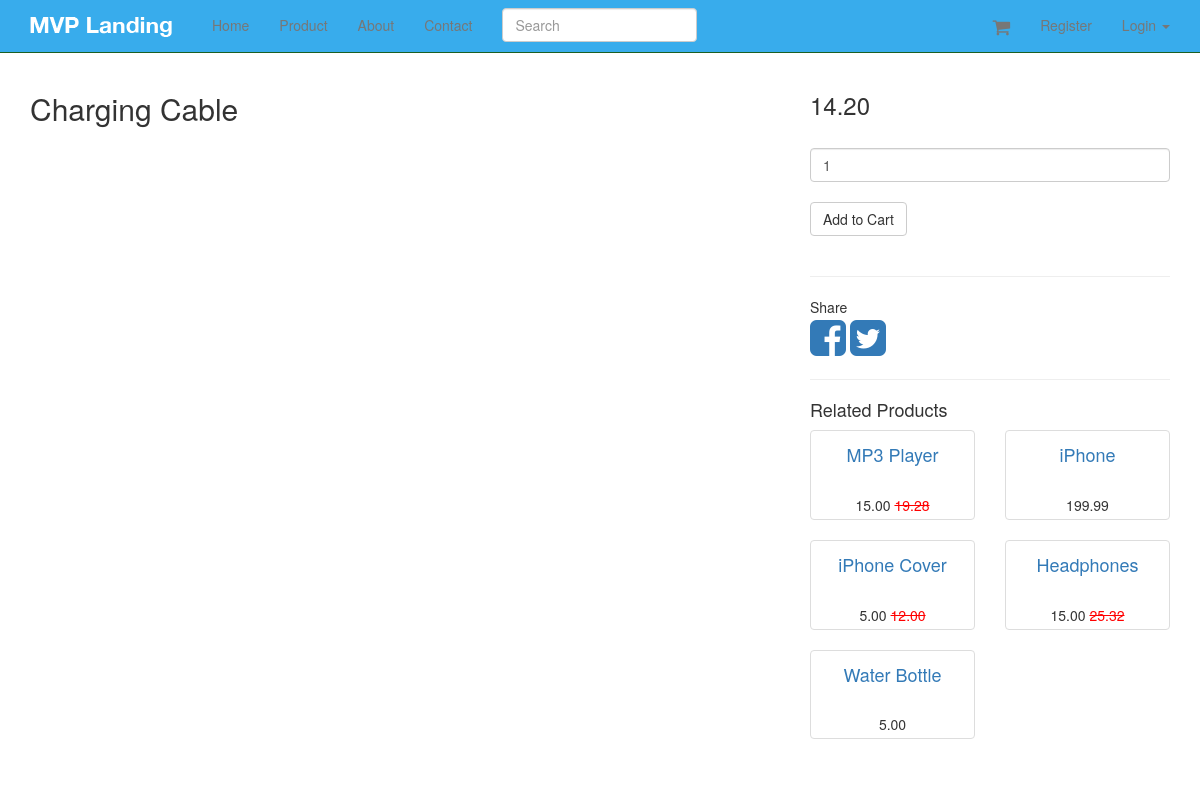
The app's page /products/5/ with its own data.
### products/models.py (models this page shows, shortened)
class Product(models.Model):
    title = models.CharField(max_length=120)
    description = models.TextField(blank=True, null=True)
    price = models.DecimalField(decimal_places=2, max_digits=10)
    active = models.BooleanField(default=True)
    categories = models.ManyToManyField('Category', blank=True)
    default = models.ForeignKey('Category', related_name='default_category', null=True, blank=True)
    objects = ProductManager()
    class Meta:
        ordering = ["-title"]
    def get_absolute_url(self):
        return reverse("product_detail", kwargs={"pk": self.pk})
    def get_image_url(self):
        img = self.productimage_set.first()
        if img:
            return img.image.url
        return img  # None

class Variation(models.Model):
    product = models.ForeignKey(Product)
    title = models.CharField(max_length=120)
    price = models.DecimalField(decimal_places=2, max_digits=10)
    sale_price = models.DecimalField(decimal_places=2, max_digits=10, null=True, blank=True)
    active = models.BooleanField(default=True)
    inventory = models.IntegerField(null=True, blank=True)  # refer none == unlimited amount
    def get_html_price(self):
        if self.sale_price is not None:
            html_text = "<span class='sale-price'>%s</span> <span class='og-price'>%s</span>" % (
            self.sale_price, self.price)
        else:
            html_text = "<span class='price'>%s</span>" % self.price
        return mark_safe(html_text)

### products/views.py (the view)
# urls.py: url(r'^(?P<pk>\d+)/$', ProductDetailView.as_view(), name='product_detail'),
class ProductDetailView(DetailView):
    model = Product
    def get_context_data(self, *args, **kwargs):
        context = super(ProductDetailView, self).get_context_data(*args, **kwargs)
        instance = self.get_object()
        context["related"] = sorted(Product.objects.get_related(instance)[:6], key= lambda x: random.random())
        return context

### products/models.py (called while the page is built)
    def active(self):
        return self.filter(active=True)

    def get_queryset(self):
        return ProductQuerySet(self.model, using=self._db)

    def all(self, *args, **kwargs):
        return self.get_queryset().active()

    def get_related(self, instance):
        products_one = self.get_queryset().filter(categories__in=instance.categories.all())
        products_two = self.get_queryset().filter(default=instance.default)
        qs = (products_one | products_two).exclude(id=instance.id).distinct()
        return qs

### templates/products/product_detail.html (shortened to what this page needs)
{% extends 'base.html' %}
{% block content %}
    <div class='row'>
        <div class='col-sm-8'>
            <h2>{{ object.title }}</h2>
        </div>
        <div class='col-sm-4'>
            <form id='add-form' method='GET' action='{% url 'cart' %}'>
                {% if object.variation_set.count > 1 %}
                    <h3 id='price'>{{ object.variation_set.first.price }}</h3>
                    <select name='item' class='form-control variation_select'>
                        {% for vari_obj in object.variation_set.all %}
                            <option data-sale-price='{{ vari_obj.sale_price }}'
                                    data-price='{{ vari_obj.price }}'
                                    value='{{ vari_obj.id }}'>{{ vari_obj }}</option>
                        {% endfor %}
                    </select>
                {% else %}
                    <h3 id='price'>
                        {% if object.variation_set.first.sale_price %}
                            {{ object.variation_set.first.sale_price }}
                            <small class='og-price'>{{ object.variation_set.first.price }}</small>
                        {% else %}
                            {{ object.variation_set.first.price }}
                        {% endif %}
                    </h3>
                {% endif %}
                <br>
                <input class='form-control' type='number' name='qty' value='1'>
                <br>
                <input id='submit-btn' type='submit' class='btn btn-default' value='Add to Cart'/>
            </form>
            <br>
            <hr>
            <p>
                Share <br>
                <a href='https://www.facebook.com/sharer/sharer.php?u={{ request.build_absolute_uri }}'>
                    <i class='fa fa-facebook-square fa-3x'></i>
                </a>
                <a href="https://twitter.com/home?status=I'm%20going%20to%20learn%20to%20Code...%20Come%20build%20an%20web%20apsp%20with%20me!%20%23CFE%20and%20@justinmitchel%20http://codingforentrepreneurs.com/">
                    <i class='fa fa-twitter-square fa-3x'></i>
                </a>
            </p>
            <hr>
            <h4>Related Products</h4>
            <div class='row'>
                {% for product in related %}
                    <div class='col-xs-6'>
                        {% with product=product %}
                            {% with price='True' %}
                                {% include 'products/product_thumbnail.html' %}
                            {% endwith %}
                        {% endwith %}
                    </div>
                    {% cycle '' "</div><div class='row'>" %}
                {% endfor %}
            </div>
        </div>
    </div>
{% endblock %}

### templates/products/product_thumbnail.html (shortened to what this page needs)
<div class="thumbnail text-center">
    <h4><a href="{{ product.get_absolute_url }}">{{ product.title }}</a></h4>
    {% if product.get_image_url %}
        <br/>
    {% endif %}
    {% if price == "True" %}
        {{ product.variation_set.first.get_html_price }}
    {% endif %}
</div>

### static_in_pro/our_static/css/navbar-static-top.css (style rules this page uses)
body { min-height: 1000px; }

### static_in_pro/our_static/css/custom.css (style rules this page uses)
.og-price { color: red; text-decoration: line-through; }

### records on screen
Product: title "Charging Cable", variation_set.first.price "14.20"
Product: title "MP3 Player", variation_set.first.get_html_price "15.00 19.28"
Product: title "iPhone", variation_set.first.get_html_price "199.99"
Product: title "iPhone Cover", variation_set.first.get_html_price "5.00 12.00"
Product: title "Headphones", variation_set.first.get_html_price "15.00 25.32"
Product: title "Water Bottle", variation_set.first.get_html_price "5.00"
